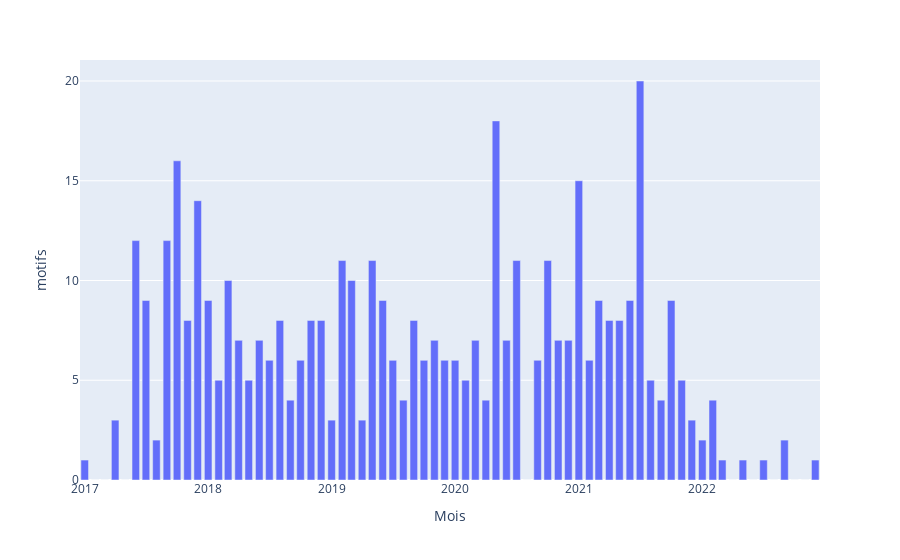

Source (notebook cell):
### Code cell
graph.show()

### Figure 1 — Plotly figure (JSON) as saved in the notebook; plotly's stock layout.template omitted (floating-point values rounded to 4 significant figures)
{"data": [{"alignmentgroup": "True", "hovertemplate": "Mois=%{x}<br>motifs=%{y}<extra></extra>", "legendgroup": "", "marker": {"color": "#636efa", "pattern": {"shape": ""}}, "name": "", "offsetgroup": "", "orientation": "v", "showlegend": false, "textposition": "auto", "type": "bar", "x": ["2017-01", "2017-02", "2017-03", "2017-04", "2017-05", "2017-06", "2017-07", "2017-08", "2017-09", "2017-10", "2017-11", "2017-12", "2018-01", "2018-02", "2018-03", "2018-04", "2018-05", "2018-06", "2018-07", "2018-08", "2018-09", "2018-10", "2018-11", "2018-12", "2019-01", "2019-02", "2019-03", "2019-04", "2019-05", "2019-06", "2019-07", "2019-08", "2019-09", "2019-10", "2019-11", "2019-12", "2020-01", "2020-02", "2020-03", "2020-04", "2020-05", "2020-06", "2020-07", "2020-08", "2020-09", "2020-10", "2020-11", "2020-12", "2021-01", "2021-02", "2021-03", "2021-04", "2021-05", "2021-06", "2021-07", "2021-08", "2021-09", "2021-10", "2021-11", "2021-12", "2022-01", "2022-02", "2022-03", "2022-04", "2022-05", "2022-06", "2022-07", "2022-08", "2022-09", "2022-10", "2022-11", "2022-12"], "xaxis": "x", "y": [1, 0, 0, 3, 0, 12, 9, 2, 12, 16, 8, 14, 9, 5, 10, 7, 5, 7, 6, 8, 4, 6, 8, 8, 3, 11, 10, 3, 11, 9, 6, 4, 8, 6, 7, 6, 6, 5, 7, 4, 18, 7, 11, 0, 6, 11, 7, 7, 15, 6, 9, 8, 8, 9, 20, 5, 4, 9, 5, 3, 2, 4, 1, 0, 1, 0, 1, 0, 2, 0, 0, 1], "yaxis": "y"}], "layout": {"barmode": "relative", "legend": {"tracegroupgap": 0}, "margin": {"t": 60}, "xaxis": {"anchor": "y", "domain": [0, 1], "title": {"text": "Mois"}}, "yaxis": {"anchor": "x", "domain": [0, 1], "title": {"text": "motifs"}}}}
